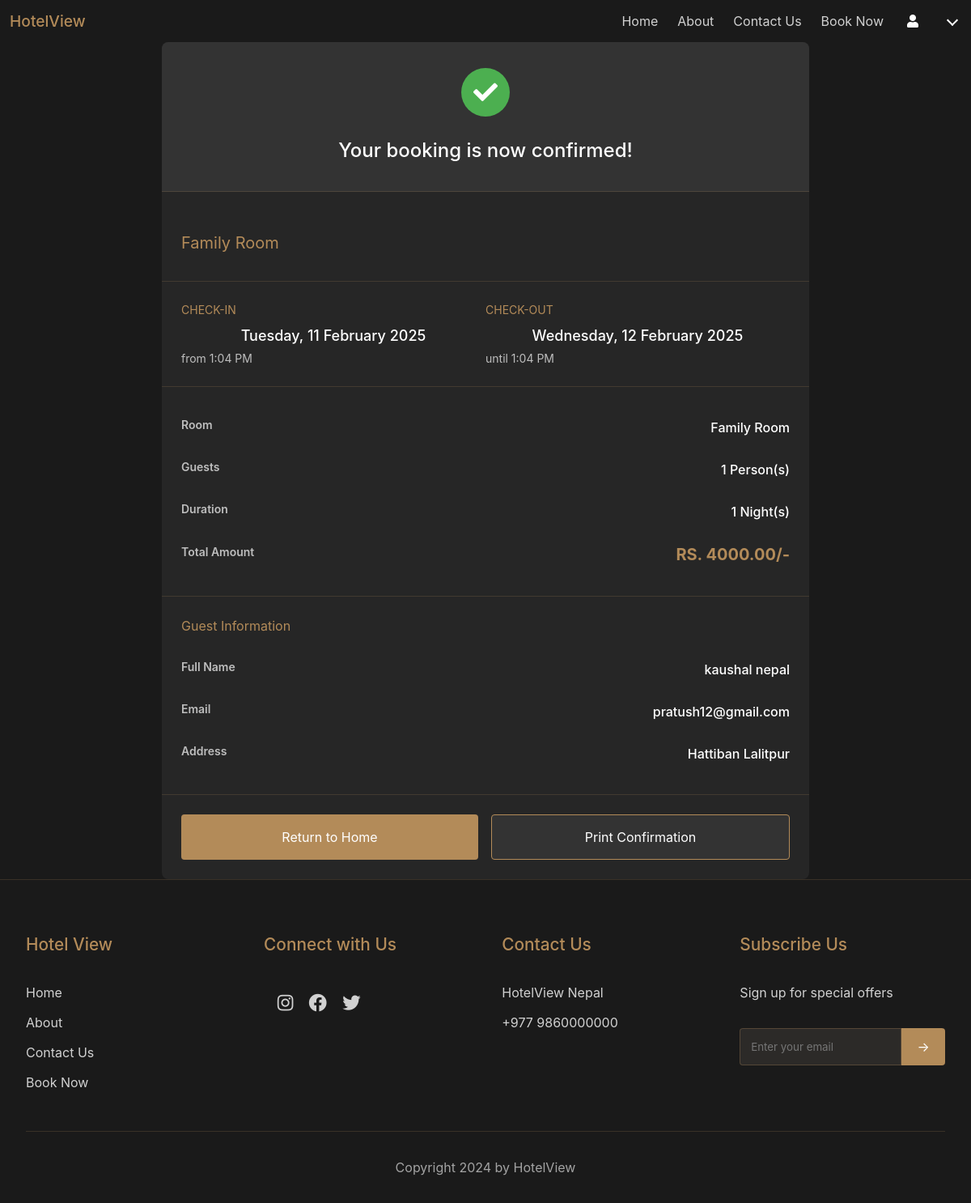
Page /booking-confirmation/6/ (signed in) on the committed database.
### hotel/models.py (models this page shows, shortened)
class Booking(models.Model):
    user = models.ForeignKey(User, on_delete=models.CASCADE)
    room_type = models.CharField(max_length=100)
    check_in = models.DateTimeField()
    check_out = models.DateTimeField()
    guests = models.IntegerField()
    nights = models.IntegerField()
    total_price = models.DecimalField(max_digits=10, decimal_places=2)
    name = models.CharField(max_length=100)
    surname = models.CharField(max_length=100)
    email = models.EmailField()
    address = models.TextField()
    created_at = models.DateTimeField(auto_now_add=True)
    class Meta:
        ordering = ['-created_at']

### hotel/views.py (the view)
# urls.py: path('booking-confirmation/<int:booking_id>/', views.booking_confirmation, name='booking_confirmation'),
@login_required
def booking_confirmation(request, booking_id):
    booking = get_object_or_404(Booking, id=booking_id, user=request.user)
    return render(request, 'booking_confirmation.html', {'booking': booking})

### templates/booking_confirmation.html (shortened to what this page needs)
{% extends 'base.html' %}
{% load static %}
{% block content %}
<section class="confirmation-section">
    <div class="confirmation-container">
        <div class="confirmation-card">
            <div class="confirmation-header">
                <div class="success-animation">
                    <div class="checkmark">
                        <i class="fas fa-check"></i>
                    </div>
                </div>
                <h1>Your booking is now confirmed!</h1>
            </div>
            <div class="hotel-preview">
                <div class="hotel-image">
                </div>
                <div class="hotel-info">
                    <h2>{{ booking.room_type }}</h2>
                </div>
            </div>
            <div class="booking-dates">
                <div class="date-item">
                    <h3>Check-in</h3>
                    <div class="date">{{ booking.check_in|date:"l, d F Y" }}</div>
                    <div class="time">from {{ booking.check_in|date:"g:i A" }}</div>
                </div>
                <div class="date-item">
                    <h3>Check-out</h3>
                    <div class="date">{{ booking.check_out|date:"l, d F Y" }}</div>
                    <div class="time">until {{ booking.check_out|date:"g:i A" }}</div>
                </div>
            </div>
            <div class="booking-details">
                <div class="detail-row">
                    <span class="label">Room</span>
                    <span class="value">{{ booking.room_type }}</span>
                </div>
                <div class="detail-row">
                    <span class="label">Guests</span>
                    <span class="value">{{ booking.guests }} Person(s)</span>
                </div>
                <div class="detail-row">
                    <span class="label">Duration</span>
                    <span class="value">{{ booking.nights }} Night(s)</span>
                </div>
                <div class="detail-row">
                    <span class="label">Total Amount</span>
                    <span class="value price">RS. {{ booking.total_price }}/-</span>
                </div>
            </div>
            <div class="guest-details">
                <h3>Guest Information</h3>
                <div class="detail-row">
                    <span class="label">Full Name</span>
                    <span class="value">{{ booking.name }} {{ booking.surname }}</span>
                </div>
                <div class="detail-row">
                    <span class="label">Email</span>
                    <span class="value">{{ booking.email }}</span>
                </div>
                <div class="detail-row">
                    <span class="label">Address</span>
                    <span class="value">{{ booking.address }}</span>
                </div>
            </div>
            <div class="confirmation-actions">
                <a href="{% url 'hotel:home' %}" class="home-button">Return to Home</a>
                <button onclick="window.print()" class="print-button">Print Confirmation</button>
            </div>
        </div>
    </div>
</section>
{% endblock %}

### static/styles/styles.css (style rules this page uses)
.price { font-size: 1.8rem; color: #b38b59; font-weight: 600; }
.booking-details { padding: 1.5rem; color: white; }
.date { display: flex; align-items: center; justify-content: center; }
.confirmation-section { padding: 0; background-color: #1a1a1a; min-height: 100vh; margin-top: 0; display: flex; align-items: center; justify-content: center; }
.confirmation-container { max-width: 800px; margin: 52px auto 0; background: #262626; border-radius: 8px; overflow: hidden; width: 100%; }
.confirmation-card { padding: 0; }
.confirmation-header { text-align: center; padding: 2rem; background: #333; border-bottom: 1px solid rgba(179, 139, 89, 0.2); }
.success-animation { margin-bottom: 1.5rem; }
.checkmark { width: 60px; height: 60px; border-radius: 50%; background: #4CAF50; margin: 0 auto; display: flex; align-items: center; justify-content: center; }
.checkmark i { color: white; font-size: 30px; }
.confirmation-header h1 { color: #ffffff; font-size: 24px; font-weight: 500; margin: 0; }
.hotel-preview { padding: 1.5rem; border-bottom: 1px solid rgba(179, 139, 89, 0.2); }
.hotel-info h2 { color: #b38b59; font-size: 20px; margin-bottom: 0.5rem; }
.booking-dates { display: flex; padding: 1.5rem; border-bottom: 1px solid rgba(179, 139, 89, 0.2); }
.date-item { flex: 1; }
.date-item h3 { color: #b38b59; font-size: 14px; text-transform: uppercase; margin-bottom: 0.5rem; }
.date { color: #ffffff; font-size: 18px; font-weight: 500; }
.time { color: rgba(255, 255, 255, 0.7); font-size: 14px; margin-top: 0.25rem; }
.booking-details { padding: 1.5rem; border-bottom: 1px solid rgba(179, 139, 89, 0.2); }
.guest-details { padding: 1.5rem; border-bottom: 1px solid rgba(179, 139, 89, 0.2); }
.guest-details h3 { color: #b38b59; font-size: 16px; margin-bottom: 1rem; }
.detail-row { display: flex; justify-content: space-between; align-items: center; padding: 0.75rem 0; }
.detail-row .label { color: rgba(255, 255, 255, 0.7); font-size: 14px; }
.detail-row .value { color: #ffffff; font-weight: 500; }
.detail-row .price { color: #b38b59; font-size: 20px; font-weight: bold; }
.confirmation-actions { padding: 1.5rem; display: flex; gap: 1rem; }
.home-button, .print-button { flex: 1; padding: 1rem; text-align: center; border-radius: 4px; font-size: 16px; transition: all 0.3s ease; }
.home-button { background: #b38b59; color: white; text-decoration: none; border: none; }
.print-button { background: #333; color: white; border: 1px solid #b38b59; cursor: pointer; }
.price { color: #ffffff; font-size: 24px; font-weight: bold; }

### rows in the picture
Booking: room_type "Family Room", check_in "Tuesday, 11 February 2025", check_in "1:04 PM", check_out "Wednesday, 12 February 2025", check_out "1:04 PM", guests "1", nights "1", total_price "4000.00", name "kaushal", surname "nepal", email "pratush12@gmail.com", address "Hattiban Lalitpur"
